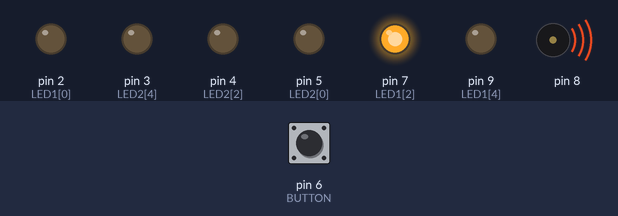
Simulated run of this sketch. Board: Arduino Uno, built with avr-gcc and run on an emulated ATmega328P. Shown: output pins drawn as LEDs (lit = HIGH), buzzer (waves = sounding). Inputs (shaded band) come from the test bench; at power-on: pin 6 (BUTTON) HIGH.

Above: at 1.55 s.
2.2 s: pin 6 (BUTTON) pulled LOW for 0.9 s
At 3.0 s:
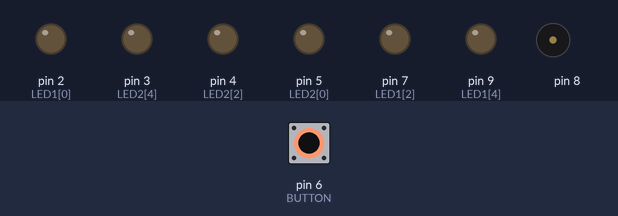
At 3.35 s:
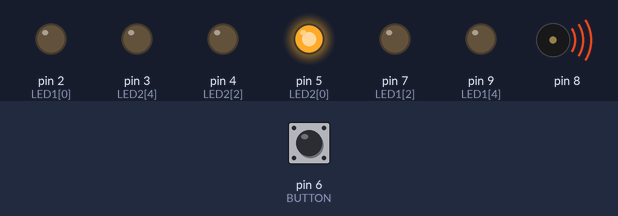
9.2 s: pin 6 (BUTTON) pulled LOW for 0.9 s
At 10.2 s:
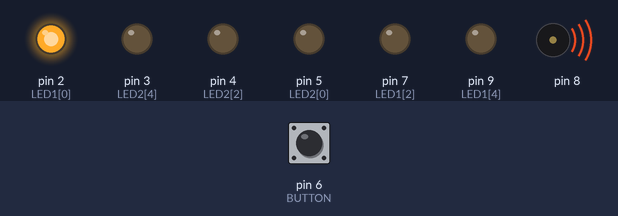
Timing chart, 0 to 19.6 s (numbered marks = the images above; inputs shaded):
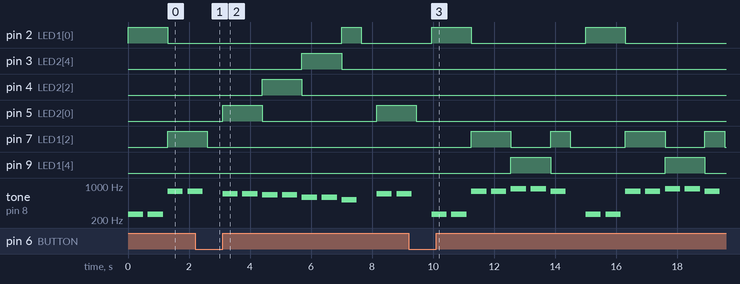

The sketch:

toneMelody.ino
```cpp
#include "pitches.h"
#define BUTTON 6
  // notes in the melody:
int melody[] = {
   NOTE_C4,  NOTE_C4, NOTE_G5,  NOTE_G5, NOTE_A5, NOTE_A5, NOTE_G5
};
int melody2[] = {
  NOTE_F5,  NOTE_F5, NOTE_E5,  NOTE_E5, NOTE_D5, NOTE_D5, NOTE_C5
};
int LED1[] = {
  2,2,7,7,9,9,7
};
int LED2[] = {
  5,5,4,4,3,3,2
};
// note durations: 4 = quarter note, 8 = eighth note, etc.:
int noteDurations[] = {
  2,2,2,2,2,2,2
};
int noteDurations2[] = {
  2,2,2,2,2,2,2
};
byte presentState=1,previousState = 1;
byte switchSong=0;
void setup() {
  pinMode(BUTTON,INPUT_PULLUP);
  pinMode(9,OUTPUT);
  pinMode(7,OUTPUT);
  pinMode(5,OUTPUT);
  pinMode(4,OUTPUT);
  pinMode(3,OUTPUT);
  pinMode(2,OUTPUT);
}

void loop() {
   if (switchSong==0)
   {
    for (int thisNote = 0; thisNote < 7; thisNote++) {
    int noteDuration = 1000 / noteDurations[thisNote];
    int pauseBetweenNotes = noteDuration * 1.30;

    presentState = digitalRead(BUTTON);
    if(presentState==0&&previousState == 1)
    {
     switchSong++;
     if(switchSong==2) switchSong=0;
     break;
    }
    digitalWrite(LED1[thisNote],HIGH);
    tone(8, melody[thisNote], noteDuration);
    delay(pauseBetweenNotes);
    noTone(8);
    digitalWrite(LED1[thisNote],LOW);
    }
    delay(500);
   }
   else if(switchSong==1)
   {
    for (int thisNote = 0; thisNote < 7; thisNote++) {
    int noteDuration2 = 1000 / noteDurations2[thisNote];
    int pauseBetweenNotes = noteDuration2 * 1.30;
    presentState = digitalRead(BUTTON);
    if(presentState==0&&previousState == 1)
    {
     switchSong++;
     if(switchSong==2) switchSong=0;
     break;
    }
    digitalWrite(LED2[thisNote],HIGH);
    tone(8, melody2[thisNote], noteDuration2);
    delay(pauseBetweenNotes);
    noTone(8);
    digitalWrite(LED2[thisNote],LOW);
    }
    delay(500);
   }
   previousState = presentState;
}
```

pitches.h
```cpp
/*************************************************
   Public Constants
 *************************************************/

#define NOTE_B0  31
#define NOTE_C1  33
#define NOTE_CS1 35
#define NOTE_D1  37
#define NOTE_DS1 39
#define NOTE_E1  41
#define NOTE_F1  44
#define NOTE_FS1 46
#define NOTE_G1  49
#define NOTE_GS1 52
#define NOTE_A1  55
#define NOTE_AS1 58
#define NOTE_B1  62
#define NOTE_C2  65
#define NOTE_CS2 69
#define NOTE_D2  73
#define NOTE_DS2 78
#define NOTE_E2  82
#define NOTE_F2  87
#define NOTE_FS2 93
#define NOTE_G2  98
#define NOTE_GS2 104
#define NOTE_A2  110
#define NOTE_AS2 117
#define NOTE_B2  123
#define NOTE_C3  131
#define NOTE_CS3 139
#define NOTE_D3  147
#define NOTE_DS3 156
#define NOTE_E3  165
#define NOTE_F3  175
#define NOTE_FS3 185
#define NOTE_G3  196
#define NOTE_GS3 208
#define NOTE_A3  220
#define NOTE_AS3 233
#define NOTE_B3  247
#define NOTE_C4  262
#define NOTE_CS4 277
#define NOTE_D4  294
#define NOTE_DS4 311
#define NOTE_E4  330
#define NOTE_F4  349
#define NOTE_FS4 370
#define NOTE_G4  392
#define NOTE_GS4 415
#define NOTE_A4  440
#define NOTE_AS4 466
#define NOTE_B4  494
#define NOTE_C5  523
#define NOTE_CS5 554
#define NOTE_D5  587
#define NOTE_DS5 622
#define NOTE_E5  659
#define NOTE_F5  698
#define NOTE_FS5 740
#define NOTE_G5  784
#define NOTE_GS5 831
#define NOTE_A5  880
#define NOTE_AS5 932
#define NOTE_B5  988
#define NOTE_C6  1047
#define NOTE_CS6 1109
#define NOTE_D6  1175
#define NOTE_DS6 1245
#define NOTE_E6  1319
#define NOTE_F6  1397
#define NOTE_FS6 1480
#define NOTE_G6  1568
#define NOTE_GS6 1661
#define NOTE_A6  1760
#define NOTE_AS6 1865
#define NOTE_B6  1976
#define NOTE_C7  2093
#define NOTE_CS7 2217
#define NOTE_D7  2349
#define NOTE_DS7 2489
#define NOTE_E7  2637
#define NOTE_F7  2794
#define NOTE_FS7 2960
#define NOTE_G7  3136
#define NOTE_GS7 3322
#define NOTE_A7  3520
#define NOTE_AS7 3729
#define NOTE_B7  3951
#define NOTE_C8  4186
#define NOTE_CS8 4435
#define NOTE_D8  4699
#define NOTE_DS8 4978
```

Measured:
- after the input at 2.2 s, pin 3 (LED2[4]): LOW → HIGH after 3.5 s, → LOW 1.3 s later; pin 4 (LED2[2]): LOW → HIGH after 2.2 s, → LOW 1.3 s later; pin 5 (LED2[0]): LOW → HIGH after 0.90 s, → LOW 1.3 s later, → HIGH 3.8 s later; pin 7 (LED1[2]): goes on until 2.6 s, then stays LOW; pin 9 (LED1[4]): stops changing and stays LOW
- after the input at 9.2 s, pin 3 (LED2[4]), pin 4 (LED2[2]): stops changing and stays LOW
- by itself, pin 2 (LED1[0]): alternates HIGH for 1.3 s and LOW for 3.8 s
- by itself, tone on pin 8: plays 262 Hz for 0.50 s, 262 Hz for 0.50 s, 784 Hz for 0.50 s, 784 Hz for 0.50 s, 880 Hz for 0.50 s, 880 Hz for 0.50 s … (14 notes in this stretch)
